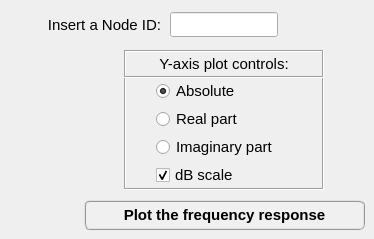
        <widget class="QWidget" name="tab_plot">
         <attribute name="title">
          <string>Plot</string>
         </attribute>
         <widget class="QFrame" name="frame_4">
          <property name="geometry">
           <rect>
            <x>124</x>
            <y>50</y>
            <width>200</width>
            <height>140</height>
           </rect>
          </property>
          <property name="minimumSize">
           <size>
            <width>200</width>
            <height>140</height>
           </size>
          </property>
          <property name="maximumSize">
           <size>
            <width>200</width>
            <height>140</height>
           </size>
          </property>
          <property name="sizeIncrement">
           <size>
            <width>0</width>
            <height>110</height>
           </size>
          </property>
          <property name="frameShape">
           <enum>QFrame::Box</enum>
          </property>
          <property name="frameShadow">
           <enum>QFrame::Sunken</enum>
          </property>
          <widget class="QLabel" name="label_8">
           <property name="enabled">
            <bool>true</bool>
           </property>
           <property name="geometry">
            <rect>
             <x>0</x>
             <y>0</y>
             <width>200</width>
             <height>28</height>
            </rect>
           </property>
           <property name="sizePolicy">
            <sizepolicy hsizetype="Preferred" vsizetype="Expanding">
             <horstretch>0</horstretch>
             <verstretch>0</verstretch>
            </sizepolicy>
           </property>
           <property name="minimumSize">
            <size>
             <width>200</width>
             <height>28</height>
            </size>
           </property>
           <property name="maximumSize">
            <size>
             <width>200</width>
             <height>28</height>
            </size>
           </property>
           <property name="font">
            <font>
             <family>MS Shell Dlg 2</family>
             <pointsize>11</pointsize>
             <weight>50</weight>
             <italic>false</italic>
             <bold>false</bold>
            </font>
           </property>
           <property name="frameShape">
            <enum>QFrame::Box</enum>
           </property>
           <property name="frameShadow">
            <enum>QFrame::Sunken</enum>
           </property>
           <property name="text">
            <string>Y-axis plot controls:</string>
           </property>
           <property name="textFormat">
            <enum>Qt::AutoText</enum>
           </property>
           <property name="scaledContents">
            <bool>false</bool>
           </property>
           <property name="alignment">
            <set>Qt::AlignCenter</set>
           </property>
           <property name="wordWrap">
            <bool>false</bool>
           </property>
           <property name="indent">
            <number>0</number>
           </property>
          </widget>
          <widget class="QWidget" name="verticalLayoutWidget_3">
           <property name="geometry">
            <rect>
             <x>32</x>
             <y>30</y>
             <width>152</width>
             <height>108</height>
            </rect>
           </property>
           <layout class="QVBoxLayout" name="verticalLayout_3">
            <item>
             <widget class="QRadioButton" name="radioButton_plotAbs">
              <property name="minimumSize">
               <size>
                <width>150</width>
                <height>22</height>
               </size>
              </property>
              <property name="maximumSize">
               <size>
                <width>150</width>
                <height>22</height>
               </size>
              </property>
              <property name="font">
               <font>
                <family>MS Shell Dlg 2</family>
                <pointsize>11</pointsize>
                <weight>50</weight>
                <italic>false</italic>
                <bold>false</bold>
               </font>
              </property>
              <property name="text">
               <string>Absolute</string>
              </property>
              <property name="iconSize">
               <size>
                <width>30</width>
                <height>30</height>
               </size>
              </property>
              <property name="checked">
               <bool>true</bool>
              </property>
             </widget>
            </item>
            <item>
             <widget class="QRadioButton" name="radioButton_plotReal">
              <property name="minimumSize">
               <size>
                <width>150</width>
                <height>22</height>
               </size>
              </property>
              <property name="maximumSize">
               <size>
                <width>150</width>
                <height>22</height>
               </size>
              </property>
              <property name="font">
               <font>
                <family>MS Shell Dlg 2</family>
                <pointsize>11</pointsize>
                <weight>50</weight>
                <italic>false</italic>
                <bold>false</bold>
               </font>
              </property>
              <property name="text">
               <string>Real part</string>
              </property>
             </widget>
            </item>
            <item>
             <widget class="QRadioButton" name="radioButton_plotImag">
              <property name="minimumSize">
               <size>
                <width>150</width>
                <height>22</height>
               </size>
              </property>
              <property name="maximumSize">
               <size>
                <width>150</width>
                <height>22</height>
               </size>
              </property>
              <property name="font">
               <font>
                <family>MS Shell Dlg 2</family>
                <pointsize>11</pointsize>
                <weight>50</weight>
                <italic>false</italic>
                <bold>false</bold>
               </font>
              </property>
              <property name="text">
               <string>Imaginary part</string>
              </property>
             </widget>
            </item>
            <item>
             <widget class="QCheckBox" name="checkBox_dB">
              <property name="minimumSize">
               <size>
                <width>150</width>
                <height>22</height>
               </size>
              </property>
              <property name="maximumSize">
               <size>
                <width>150</width>
                <height>22</height>
               </size>
              </property>
              <property name="font">
               <font>
                <family>MS Shell Dlg 2</family>
                <pointsize>11</pointsize>
                <weight>50</weight>
                <italic>false</italic>
                <bold>false</bold>
               </font>
              </property>
              <property name="text">
               <string>dB scale</string>
              </property>
              <property name="checked">
               <bool>true</bool>
              </property>
             </widget>
            </item>
           </layout>
          </widget>
         </widget>
         <widget class="QPushButton" name="pushButton_plot">
          <property name="geometry">
           <rect>
            <x>84</x>
            <y>200</y>
            <width>281</width>
            <height>30</height>
           </rect>
          </property>
          <property name="minimumSize">
           <size>
            <width>0</width>
            <height>30</height>
           </size>
          </property>
          <property name="maximumSize">
           <size>
            <width>16777215</width>
            <height>30</height>
           </size>
          </property>
          <property name="font">
           <font>
            <family>MS Shell Dlg 2</family>
            <pointsize>11</pointsize>
            <weight>75</weight>
            <italic>false</italic>
            <bold>true</bold>
           </font>
          </property>
          <property name="styleSheet">
           <string notr="true">QPushButton{border-radius: 6px; border-color: rgb(150, 150, 150); border-style: ridge; border-width: 2px; color: rgb(0, 0, 0); background-color: rgb(240, 240, 240); font: 75 bold 11pt &quot;MS Shell Dlg 2&quot;}
QPushButton:hover{border-radius: 6px; border-color: rgb(0, 170, 255); border-style: ridge; border-width: 2px; color: rgb(0, 0, 0); background-color: rgba(174, 213, 255, 100); font: 75 bold 11pt &quot;MS Shell Dlg 2&quot;}
QPushButton:pressed{border-radius: 6px; border-color: rgb(0, 170, 255); border-style: ridge; border-width: 3px; color: rgb(0, 0, 0); background-color: rgb(174, 213, 255); font: 75 bold 11pt &quot;MS Shell Dlg 2&quot;}</string>
          </property>
          <property name="text">
           <string>Plot the frequency response</string>
          </property>
         </widget>
         <widget class="QLabel" name="label_3">
          <property name="geometry">
           <rect>
            <x>42</x>
            <y>12</y>
            <width>125</width>
            <height>25</height>
           </rect>
          </property>
          <property name="minimumSize">
           <size>
            <width>0</width>
            <height>25</height>
           </size>
          </property>
          <property name="maximumSize">
           <size>
            <width>16777215</width>
            <height>25</height>
           </size>
          </property>
          <property name="font">
           <font>
            <family>MS Shell Dlg 2</family>
            <pointsize>11</pointsize>
            <weight>50</weight>
            <italic>false</italic>
            <bold>false</bold>
           </font>
          </property>
          <property name="text">
           <string>Insert a Node ID:</string>
          </property>
          <property name="alignment">
           <set>Qt::AlignCenter</set>
          </property>
         </widget>
         <widget class="QLineEdit" name="lineEdit_nodeID">
          <property name="geometry">
           <rect>
            <x>170</x>
            <y>12</y>
            <width>108</width>
            <height>25</height>
           </rect>
          </property>
          <property name="minimumSize">
           <size>
            <width>108</width>
            <height>25</height>
           </size>
          </property>
          <property name="maximumSize">
           <size>
            <width>108</width>
            <height>25</height>
           </size>
          </property>
          <property name="font">
           <font>
            <family>Arial</family>
            <pointsize>11</pointsize>
            <weight>75</weight>
            <italic>true</italic>
            <bold>true</bold>
           </font>
          </property>
          <property name="styleSheet">
           <string notr="true"/>
          </property>
          <property name="text">
           <string/>
          </property>
          <property name="alignment">
           <set>Qt::AlignCenter</set>
          </property>
         </widget>
        </widget>
